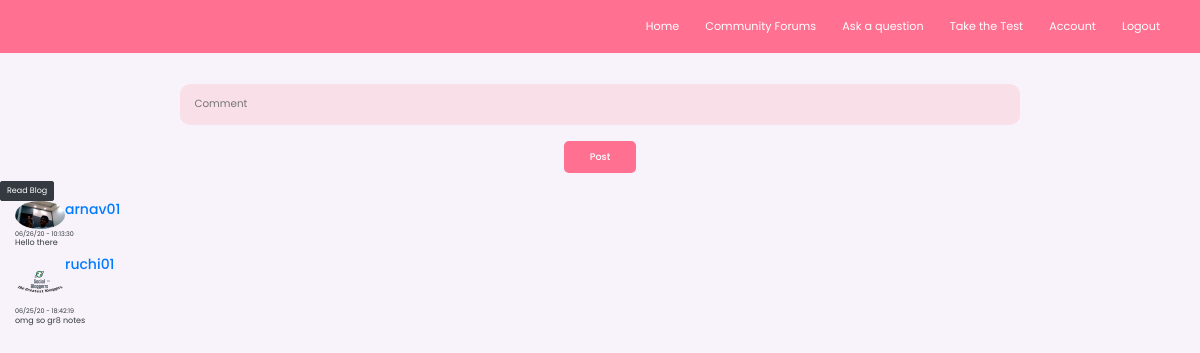
The page /6/reply (signed in) on the database as committed earlier.
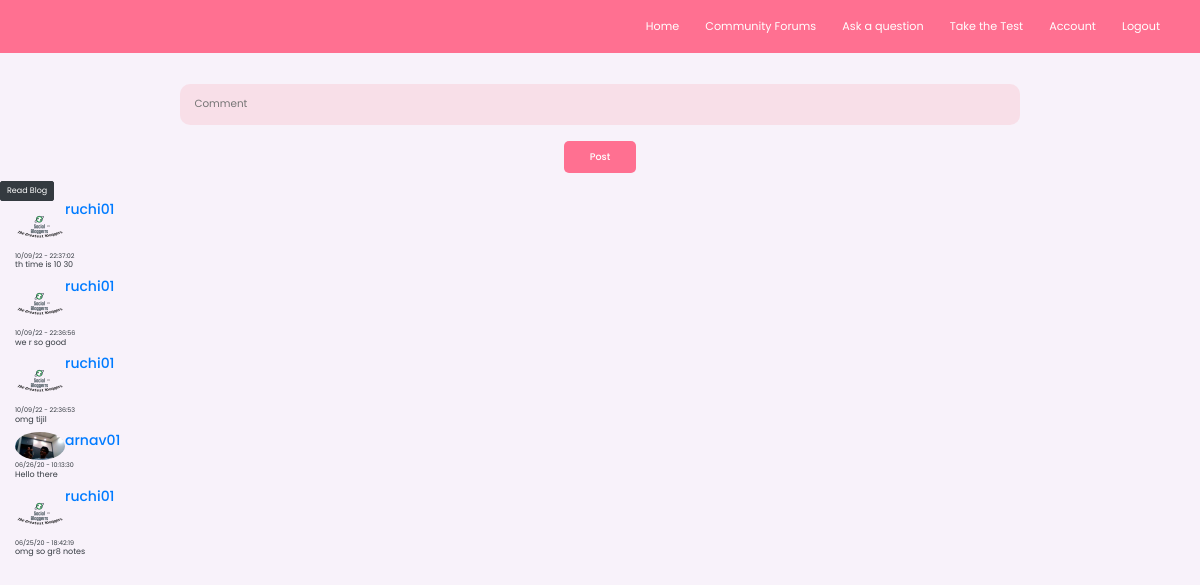
The same page on the database as committed later.
### blogs/models.py (models this page shows, shortened)
class Reply(db.Model):
    __tablename__ = 'reply'
    id = db.Column(db.Integer,primary_key = True)
    reply = db.Column(db.String)
    time = db.Column(db.DateTime, nullable = False, default = datetime.now)
    user = db.relationship(User)
    blog = db.relationship(BlogPost)
    user_id = db.Column(db.Integer,db.ForeignKey('users.id'))
    blog_id = db.Column(db.Integer,db.ForeignKey('blogs.id'))

class User(db.Model,UserMixin):
    __tablename__ = 'users'
    id = db.Column(db.Integer,primary_key = True)
    fname = db.Column(db.String(64))
    profile_image = db.Column(db.String(64), nullable = False, default = 'Site_icon.png')
    email = db.Column(db.String(64),unique = True,index = True)
    username = db.Column(db.String(64),unique = True,index = True)
    password_hash = db.Column(db.String(128))
    reply = db.relationship('Reply' , backref = 'user_reply', lazy = 'dynamic')
    posts = db.relationship('BlogPost', backref = 'author' ,lazy = True)

### blogs/blogpost/views.py (the view, shortened to what this page needs)
@blogpost.route('/<int:blog_post_id>/reply',methods = ['GET','POST'])
@login_required
def make_reply(blog_post_id):
    form = ReplyForm()
    blog_post = BlogPost.query.filter_by(id = blog_post_id).first()
    current_blog_post_replies = Reply.query.order_by(Reply.time.desc()).filter_by(blog_id = blog_post_id)
    return render_template('reply.htm', form = form, replies = current_blog_post_replies, blog_post_id = blog_post_id)

### blogs/blogpost/forms.py
class ReplyForm(FlaskForm):
    comment = StringField('Comment', validators=[DataRequired()])
    submit = SubmitField('Post')

### blogs/models.py (called while the page is built)
@login_manager.user_loader
def load_user(user_id):
    return User.query.get(user_id)

### blogs/templates/reply.htm (shortened to what this page needs)
{%extends "base.htm"%}
{%block content%}
<br><br><br><br><br><br><br>
<div align="center">
  <form class="form-group" method="POST">
    <div class="form-group">
      {{form.comment(class = "form__input", placeholder = "Comment")}}
    </div>
    <div class="form-group">
      {{form.submit(class = "btn-primary-color")}}
    </div>
  </form>
  <div align = "left">
    <a href="{{url_for('blogpost.blog_post', blog_post_id = blog_post_id)}}" class = "btn btn-dark">Read Blog</a>
  </div>
  <div class="text-left">
    {%if replies != []%}
      {%for reply in replies%}
        <div class="container text-dark reply" >
          <div style="display:flex;">
            <a href="{{url_for('static', filename= reply.user_reply.profile_image)}}"><img src="{{url_for('static', filename= reply.user_reply.profile_image)}}" class = "rounded-circle" width = "50"></a>
            <a href="{{url_for('users.user_posts', username = reply.user_reply.username)}}"><h3>{{reply.user_reply.username}}</h3></a>
          </div>
          <small>{{reply.time.strftime('%x - %X')}}</small>
          <p>{{reply.reply}}</p>
        </div>
      {%endfor%}
    {%endif%}
  </div>
</div>
{%endblock%}

Rows that differ between the two databases and show on the page:
added Reply: profile_image (picture), user_reply.username "ruchi01", time "10/09/22 - 22:37:02", reply "th time is 10 30"
added Reply: profile_image (picture), user_reply.username "ruchi01", time "10/09/22 - 22:36:56", reply "we r so good"
added Reply: profile_image (picture), user_reply.username "ruchi01", time "10/09/22 - 22:36:53", reply "omg tijil"
